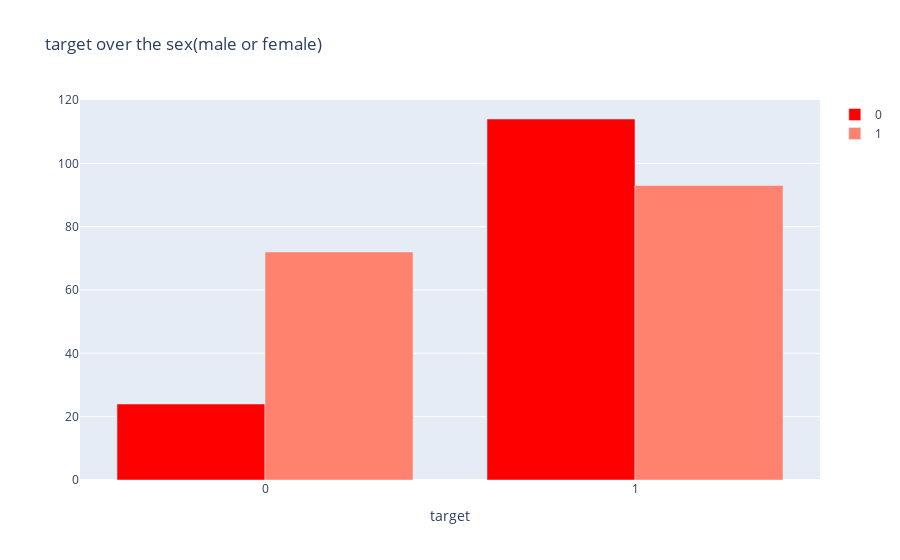

Source (notebook cell):
### Code cell
col='sex'
d1=df[df['target']==0]
d2=df[df['target']==1]
v1=d1[col].value_counts().reset_index()
v1=v1.rename(columns={col:'count','index':col})
v1['percent']=v1['count'].apply(lambda x : 100*x/sum(v1['count']))
v1=v1.sort_values(col)
v2=d2[col].value_counts().reset_index()
v2=v2.rename(columns={col:'count','index':col})
v2['percent']=v2['count'].apply(lambda x : 100*x/sum(v2['count']))
v2=v2.sort_values(col)
trace1 = go.Bar(x=v1[col], y=v1["count"], name=0, marker=dict(color="red"))
trace2 = go.Bar(x=v2[col], y=v2["count"], name=1, marker=dict(color="#ff826e"))
data = [trace1, trace2]
layout={'title':"target over the sex(male or female)",'xaxis':{'title':"target"}}
#layout = go.Layout(title="Content added over the years", legend=dict(x=0.1, y=1.1, orientation="h"))
fig = go.Figure(data, layout=layout)
iplot(fig)

### Figure 1 — Plotly figure (JSON) as saved in the notebook; plotly's stock layout.template omitted (floating-point values rounded to 4 significant figures)
{"data": [{"marker": {"color": "red"}, "name": "0", "type": "bar", "x": [0, 1], "y": [24, 114]}, {"marker": {"color": "#ff826e"}, "name": "1", "type": "bar", "x": [0, 1], "y": [72, 93]}], "layout": {"title": {"text": "target over the sex(male or female)"}, "xaxis": {"title": {"text": "target"}}}}
